Frame 1 (no input): blank canvas, image omitted
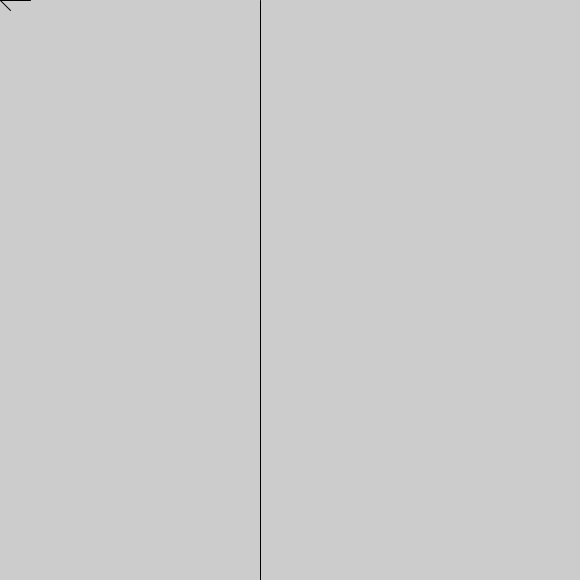
Frame 60 (the mouse pressed at the canvas centre just before this capture)
Frame 120 (the mouse held since frame 60 and released just before this capture): blank canvas, image omitted

The Processing sketch that drew this single still picture (run headless with seeded random() and noise(); from frame 60 on, the mouse is pressed at the canvas centre):

// Processing sketch: code_05_06
// ── code_05_06.pde
float x;
int offset = 0;
void setup() {
  size(580, 580);
  x = width/2;
}
void draw() {
  background(204);
    if (mouseX > x) {
      x += 0.5;
      offset = -10;
    }
    if (mouseX < x) {
      x -= 0.5;
      offset = 10;
    }
  line(x, 0, x, height);
  
  line(mouseX, mouseY, mouseX + offset, mouseY - 10);
  line(mouseX, mouseY, mouseX + offset, mouseY + 10);
  line(mouseX, mouseY, mouseX + offset*3, mouseY);
}
